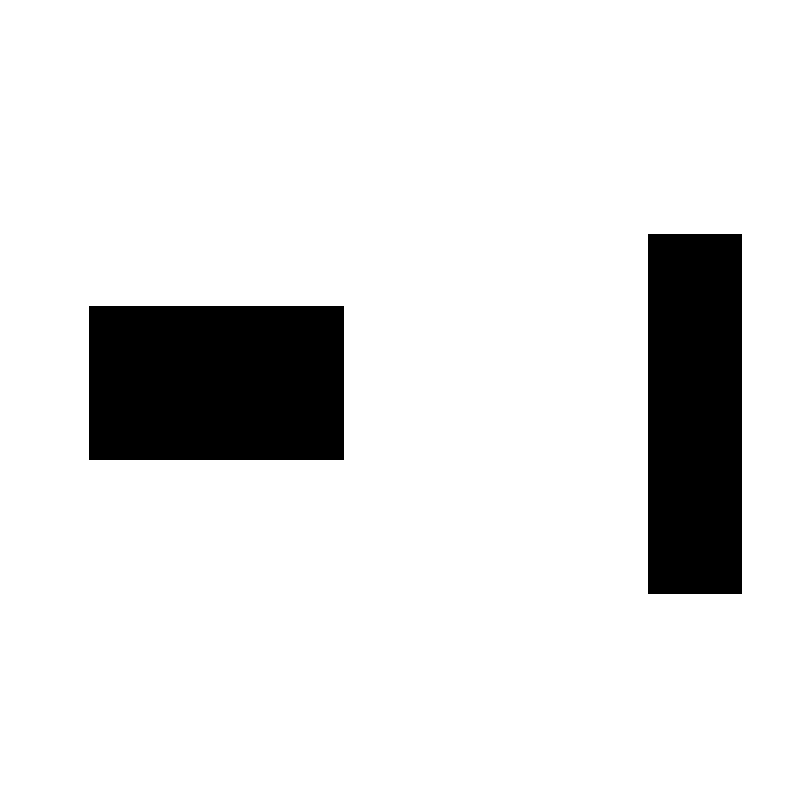
%> input picture newmap.png, 800 x 800 px
$ octave RRTstar.m   (GNU Octave 9; MATLAB toolbox functions it lacks are replaced by stand-ins)
%> lines starting %> are read from the running program, lines starting %| are printed output that depends on the picture; in (x1, y1, x2, y2) boxes, pixels count from 0 and x2, y2 are one past the last pixel; in counts of white or black regions, pixels touching at a corner belong together; the program's own positions count from 1
### collisionChecking.m
function feasible=collisionChecking(startPose,goalPose,map)

feasible=true;
dir=atan2(goalPose(1)-startPose(1),goalPose(2)-startPose(2));
for r=0:0.5:sqrt(sum((startPose-goalPose).^2))
    posCheck = startPose + r.*[sin(dir) cos(dir)];
    if ~(feasiblePoint(ceil(posCheck),map) && feasiblePoint(floor(posCheck),map) && ...
            feasiblePoint([ceil(posCheck(1)) floor(posCheck(2))],map) && feasiblePoint([floor(posCheck(1)) ceil(posCheck(2))],map))
        feasible=false;break;
    end
    if ~feasiblePoint([floor(goalPose(1)),ceil(goalPose(2))],map), feasible=false; end

end

function feasible=feasiblePoint(point,map)
feasible=true;
if ~(point(1)>=1 &&  point(1)<=size(map,2) && point(2)>=1 && point(2)<=size(map,1) && map(point(2),point(1))==255)
    feasible=false;
end

### RRTstar.m
%***************************************
%Author: Chaoqun Wang
%Date: 2019-10-15
%***************************************
%% ���̳�ʼ��
clear all; close all;
x_I=1; y_I=1;           % ���ó�ʼ��
x_G=700; y_G=700;       % ����Ŀ���
Thr=50;                 %����Ŀ�����ֵ
Delta= 30;              % ������չ����
%% ������ʼ��
T.v(1).x = x_I;         % T������Ҫ��������v�ǽڵ㣬�����Ȱ���ʼ����뵽T������
T.v(1).y = y_I;
T.v(1).xPrev = x_I;     % ��ʼ�ڵ�ĸ��ڵ���Ȼ���䱾��
T.v(1).yPrev = y_I;
T.v(1).dist=0;          %�Ӹ��ڵ㵽�ýڵ�ľ��룬�����ȡŷ�Ͼ���
T.v(1).indPrev = 0;     %
%% ��ʼ������������ҵ����
figure(1);
ImpRgb=imread('newmap.png');
%> ImpRgb is the input picture: size 800x800x3 uint8; 88.6% white; 2 black regions, box (x1, y1, x2, y2) and area: (89, 306, 344, 460) 39270, (648, 234, 742, 594) 33840
Imp=rgb2gray(ImpRgb);
imshow(Imp)
xL=size(Imp,1);%��ͼx�᳤��
%> xL = 800
yL=size(Imp,2);%��ͼy�᳤��
%> yL = 800
hold on
plot(x_I, y_I, 'ro', 'MarkerSize',10, 'MarkerFaceColor','r');
plot(x_G, y_G, 'go', 'MarkerSize',10, 'MarkerFaceColor','g');% ��������Ŀ���
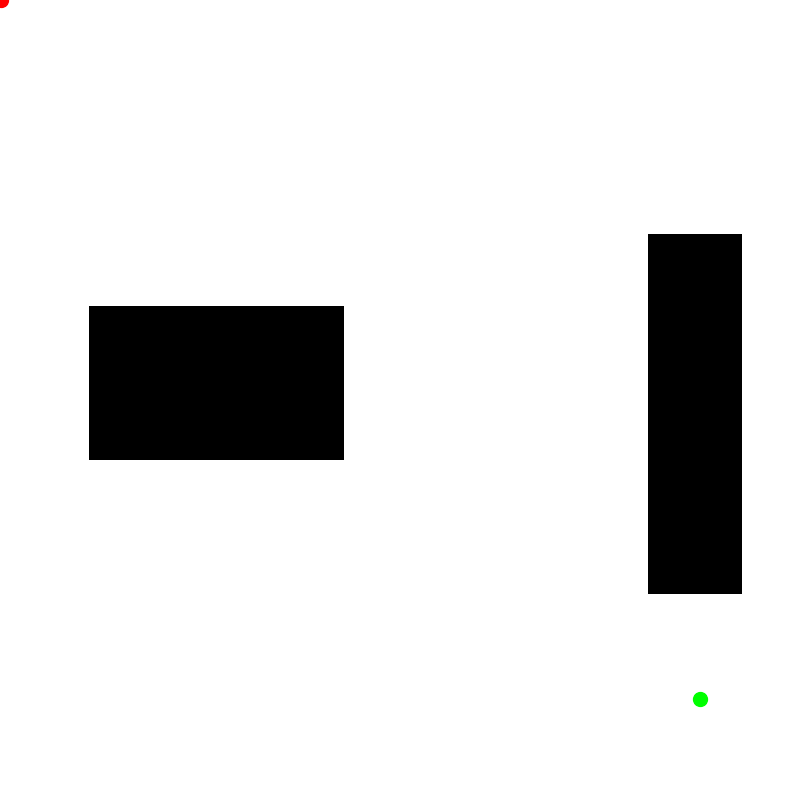
%> figure redrawn from the program's plot data
count=1;
goal = [x_G,y_G];
start_goal_dist = 1000000;
path.pos(1).x = 700;
path.pos(1).y = 700;
for iter = 1:2000
    x_rand=[];
    x_rand(1) = xL*rand;
    x_rand(2) = yL*rand;
    %%=======寻找x_near===========%%
    x_near=[];
    min_dist = 1000000;
    near_iter = 1;
    near_iter_tmp = 1;
    [~,N]=size(T.v);
    for j = 1:N
       x_near(1) = T.v(j).x;
       x_near(2) = T.v(j).y;
       dist = norm(x_rand - x_near);
       if min_dist > dist
           min_dist = dist;
           near_iter = j;
       end
    end
%> after the loop, near_iter = 1; x_near = [1 1]
    x_near(1) = T.v(near_iter).x;
    x_near(2) = T.v(near_iter).y;
    %%========获取x_new============%%
    x_new=[];
    near_to_rand = [x_rand(1)-x_near(1),x_rand(2)-x_near(2)];
%> near_to_rand = [674.5 605.4]
    normlized = near_to_rand / norm(near_to_rand) * Delta;
%> normlized = [22.33 20.04]
    x_new = x_near + normlized;
%> x_new = [23.33 21.04]
    %%=======障碍检测===============%%
    if ~collisionChecking(x_near,x_new,Imp)
%> after the loop in collisionChecking, `for r=0:0.5:sqrt(sum((startPose-goalPose).^2))`: feasible = true
       continue;
    end

    %%=======  nearC && chooseParent  =========%%
    nearptr = [];
%> nearptr = []
    nearcount = 0;
    neardist =  norm(x_new - x_near) + T.v(near_iter_tmp).dist;
%> neardist = 30
    for j = 1:N
       if j == near_iter_tmp
           continue;
       end
       x_neartmp(1) = T.v(j).x;
       x_neartmp(2) = T.v(j).y;
       dist = norm(x_new - x_neartmp) + T.v(j).dist;
       norm_dist = norm(x_new - x_neartmp);
       if norm_dist < 120
           %nearC
           if collisionChecking(x_neartmp,x_new,Imp)
                nearcount = nearcount + 1;
                nearptr(nearcount,1) = j;
                if neardist > dist
                    neardist = dist;
                    near_iter = j;
                end
           end
       end
    end

    x_near(1) = T.v(near_iter).x;
    x_near(2) = T.v(near_iter).y;
    count=count+1;
    %%========将X_NEW增加到树中========%%
    T.v(count).x = x_new(1);
    T.v(count).y = x_new(2);
    T.v(count).xPrev = x_near(1);
	T.v(count).yPrev = x_near(2);
    T.v(count).dist= norm(x_new - x_near) + T.v(near_iter).dist;
    T.v(count).indPrev = near_iter;
    %%========  rewirte  =========%%
    [M,~] = size(nearptr);
%> M = 0
    for k = 1:M
        x_1(1) = T.v(nearptr(k,1)).x;
        x_1(2) = T.v(nearptr(k,1)).y;
        x1_prev(1) = T.v(nearptr(k,1)).xPrev;
        x1_prev(2) = T.v(nearptr(k,1)).yPrev;
        if T.v(nearptr(k,1)).dist >  (T.v(count).dist + norm(x_1-x_new))
            T.v(nearptr(k,1)).dist = T.v(count).dist + norm(x_1-x_new);
            T.v(nearptr(k,1)).xPrev = x_new(1);
            T.v(nearptr(k,1)).yPrev = x_new(2);
            T.v(nearptr(k,1)).indPrev = count;
            plot([x_1(1),x1_prev(1)],[x_1(2),x1_prev(2)],'-w');
            hold on;
            plot([x_1(1),x_new(1)],[x_1(2),x_new(2)],'-g');
            hold on;
        end
    end

    plot([x_near(1),x_new(1)],[x_near(2),x_new(2)],'-r');
    hold on;
    plot(x_new(1),x_new(2),'*r');
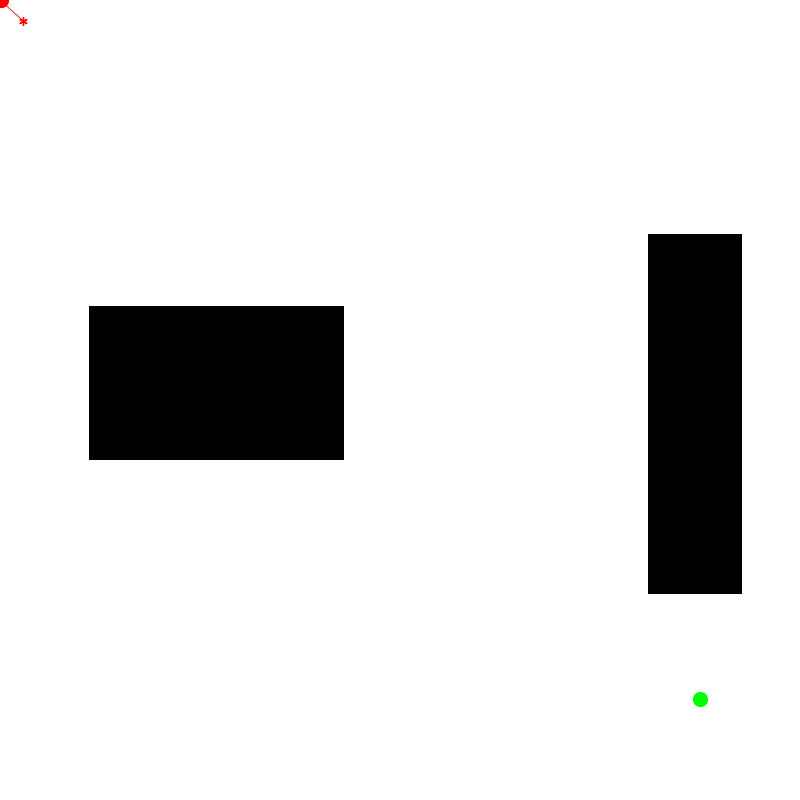
%> figure redrawn from the program's plot data
%> (the run ends here)
